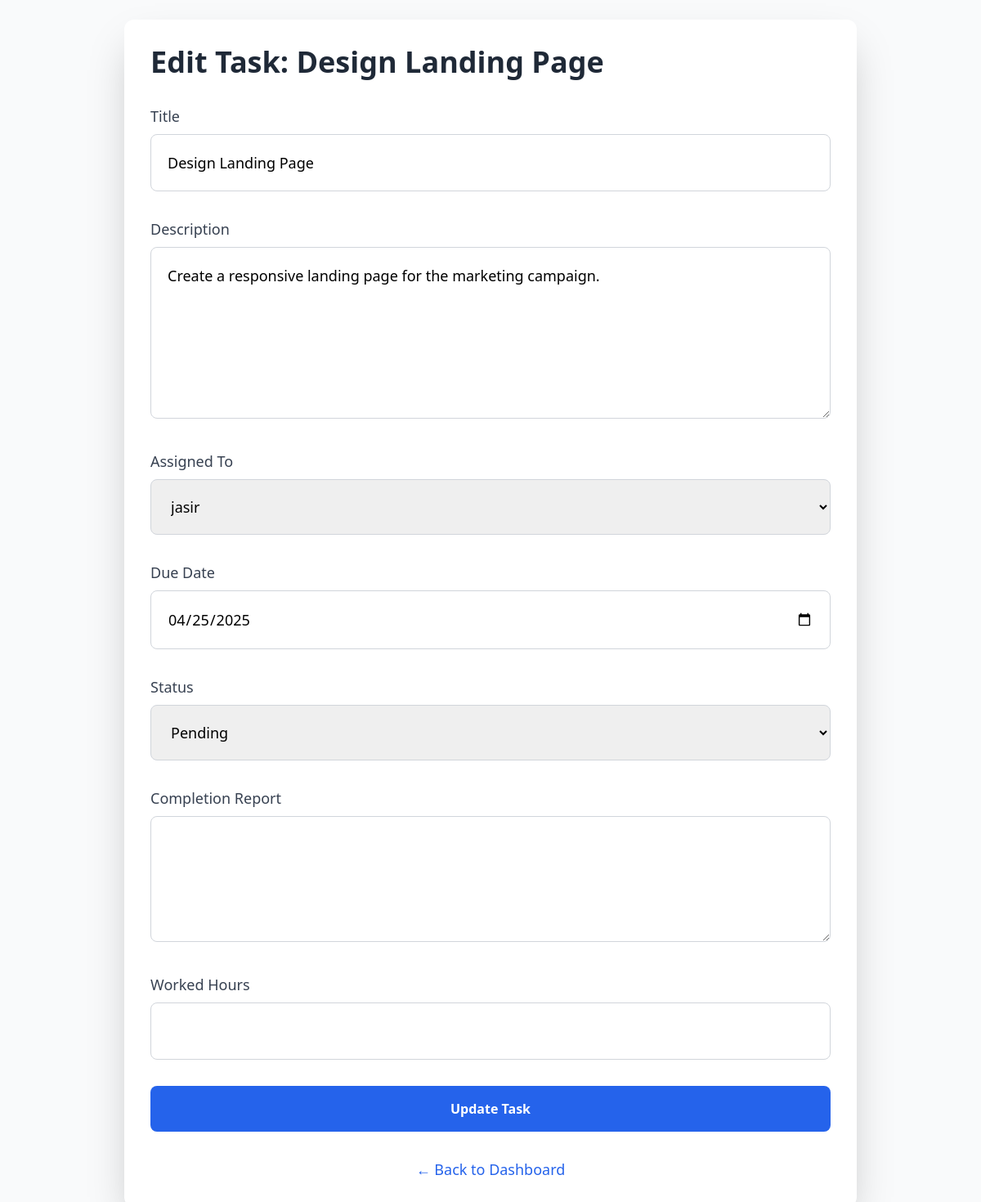
/tasks/tasks/2/superadmin/edit/ (signed in), run on an earlier commit of the app's database.
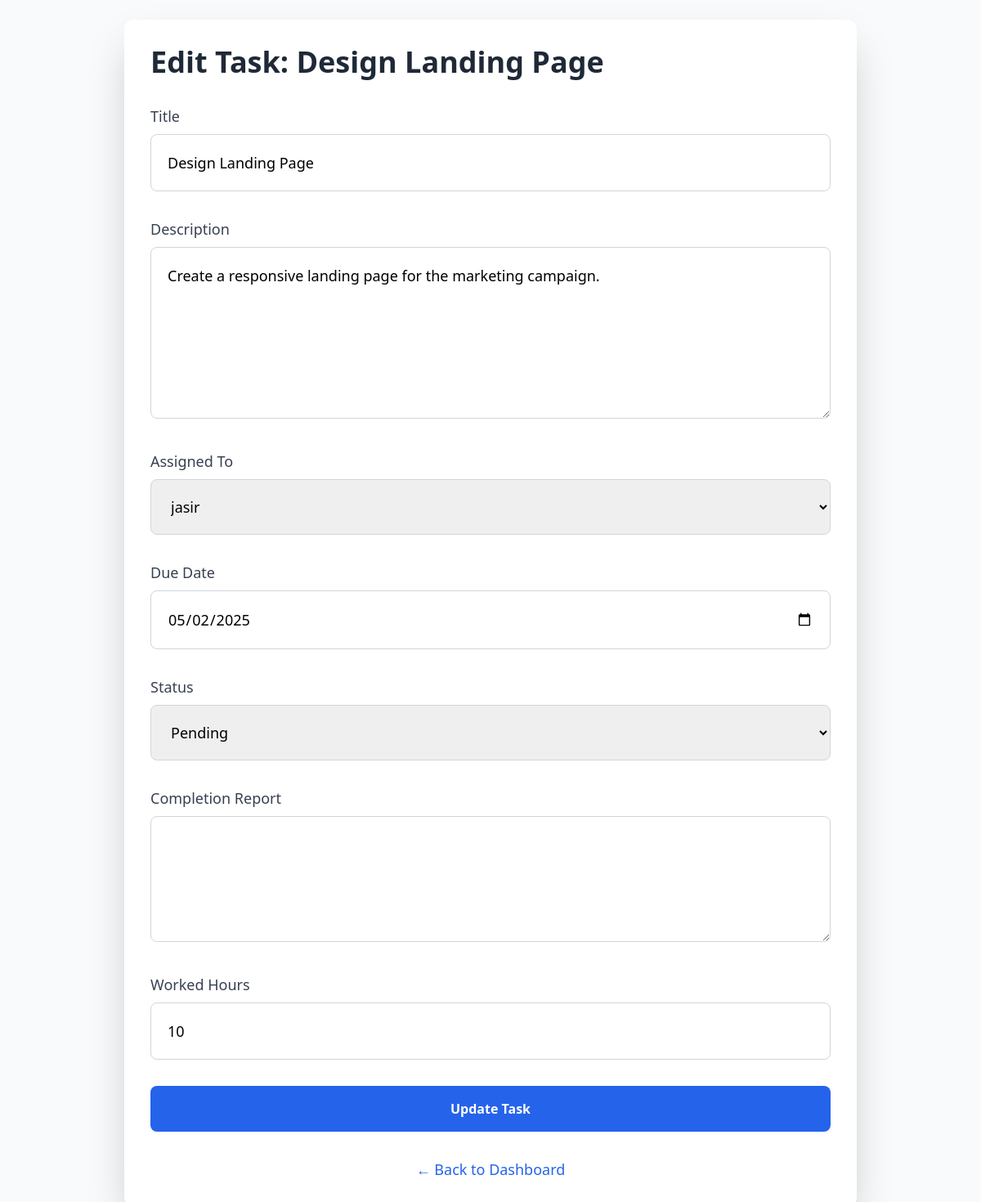
And on a later commit of the database.
### tasks/models.py (models this page shows, shortened)
class Task(models.Model):
    STATUS_CHOICES = (
        ('PENDING', 'Pending'),
        ('IN_PROGRESS', 'In Progress'),
        ('COMPLETED', 'Completed'),
    )
    title = models.CharField(max_length=255)
    description = models.TextField()
    assigned_to = models.ForeignKey(
        settings.AUTH_USER_MODEL, related_name='tasks', on_delete=models.CASCADE,
        limit_choices_to={'role': 'USER'}
    )
    due_date = models.DateField()
    status = models.CharField(max_length=20, choices=STATUS_CHOICES, default='PENDING')
    completion_report = models.TextField(blank=True, null=True)
    worked_hours = models.PositiveIntegerField(blank=True, null=True)
    created_at = models.DateTimeField(auto_now_add=True)

### tasks/views.py (the view, shortened to what this page needs)
# urls.py: path("tasks/<int:task_id>/<str:from_source>/edit/", edit_task, name="edit-task"),
@login_required
def edit_task(request, task_id, from_source):
    task = get_object_or_404(Task, pk=task_id)
    form = TaskForm(request.POST or None, instance=task)
    users = CustomUser.objects.filter(role='USER')
    return render(request, "edit_task.html", {"form": form, "task": task, "users": users})

### tasks/forms.py
class TaskForm(forms.ModelForm):
    class Meta:
        model = Task
        fields = ['title', 'description', 'assigned_to', 'due_date', 'status', 'completion_report', 'worked_hours']
        widgets = {
            'due_date': forms.DateInput(attrs={'type': 'date'}),
            'description': forms.Textarea(attrs={'rows': 3}),
            'completion_report': forms.Textarea(attrs={'rows': 3}),
        }

### templates/edit_task.html (shortened to what this page needs)
<!DOCTYPE html>
<html lang="en">
<head>
  <script src="https://cdn.tailwindcss.com"></script>
</head>
<body class="bg-gray-50 font-sans p-6">
  <div class="max-w-4xl mx-auto bg-white p-8 rounded-xl shadow-2xl">
    <h2 class="text-4xl font-extrabold text-gray-800 mb-8">Edit Task: {{ task.title }}</h2>
    <form method="post" class="space-y-8">
      <div class="space-y-2">
        <label for="id_title" class="text-lg font-medium text-gray-700">Title</label>
        <input type="text" name="title" id="id_title" value="{{ form.title.value }}" class="w-full p-5 border border-gray-300 rounded-lg focus:ring-blue-500 focus:border-blue-500 text-lg">
      </div>
      <div class="space-y-2">
        <label for="id_description" class="text-lg font-medium text-gray-700">Description</label>
        <textarea name="description" id="id_description" rows="6" class="w-full p-5 border border-gray-300 rounded-lg focus:ring-blue-500 focus:border-blue-500 text-lg">{{ form.description.value }}</textarea>
      </div>
      <div class="space-y-2">
        <label for="id_assigned_to" class="text-lg font-medium text-gray-700">Assigned To</label>
        <select name="assigned_to" id="id_assigned_to" class="w-full p-5 border border-gray-300 rounded-lg focus:ring-blue-500 focus:border-blue-500 text-lg">
          {% for user in users %}
            <option value="{{ user.id }}" {% if user.id|stringformat:"s" == form.assigned_to.value|stringformat:"s" %}selected{% endif %}>
              {{ user.username }}
            </option>
          {% endfor %}
        </select>
      </div>
      <div class="space-y-2">
        <label for="id_due_date" class="text-lg font-medium text-gray-700">Due Date</label>
        <input type="date" name="due_date" id="id_due_date" value="{{ form.due_date.value|date:'Y-m-d' }}" class="w-full p-5 border border-gray-300 rounded-lg focus:ring-blue-500 focus:border-blue-500 text-lg">
      </div>
      <div class="space-y-2">
        <label for="id_status" class="text-lg font-medium text-gray-700">Status</label>
        <select name="status" id="id_status" class="w-full p-5 border border-gray-300 rounded-lg focus:ring-blue-500 focus:border-blue-500 text-lg">
          {% for choice in form.status.field.choices %}
            <option value="{{ choice.0 }}" {% if choice.0 == form.status.value %}selected{% endif %}>{{ choice.1 }}</option>
          {% endfor %}
        </select>
      </div>
      <div class="space-y-2">
        <label for="id_completion_report" class="text-lg font-medium text-gray-700">Completion Report</label>
        <textarea name="completion_report" id="id_completion_report" rows="4" class="w-full p-5 border border-gray-300 rounded-lg focus:ring-blue-500 focus:border-blue-500 text-lg">{{ form.completion_report.value }}</textarea>
      </div>
      <div class="space-y-2">
        <label for="id_worked_hours" class="text-lg font-medium text-gray-700">Worked Hours</label>
        <input type="number" name="worked_hours" id="id_worked_hours" value="{{ form.worked_hours.value }}" class="w-full p-5 border border-gray-300 rounded-lg focus:ring-blue-500 focus:border-blue-500 text-lg">
      </div>
      <button type="submit" class="w-full bg-blue-600 hover:bg-blue-700 text-white font-semibold py-4 rounded-lg focus:ring-2 focus:ring-blue-500 transition duration-300">
        Update Task
      </button>
    </form>
    <div class="mt-8 text-center">
      <button onclick="history.back()" class="text-blue-600 hover:underline text-lg">← Back to Dashboard</button>
    </div>
  </div>
</body>
</html>

What changed in the data, as far as the page shows it:
changed Task "Design Landing Page": due_date "04/25/2025" → "05/02/2025"
Also different on the page:
form field worked_hours: (not shown) → "10"
